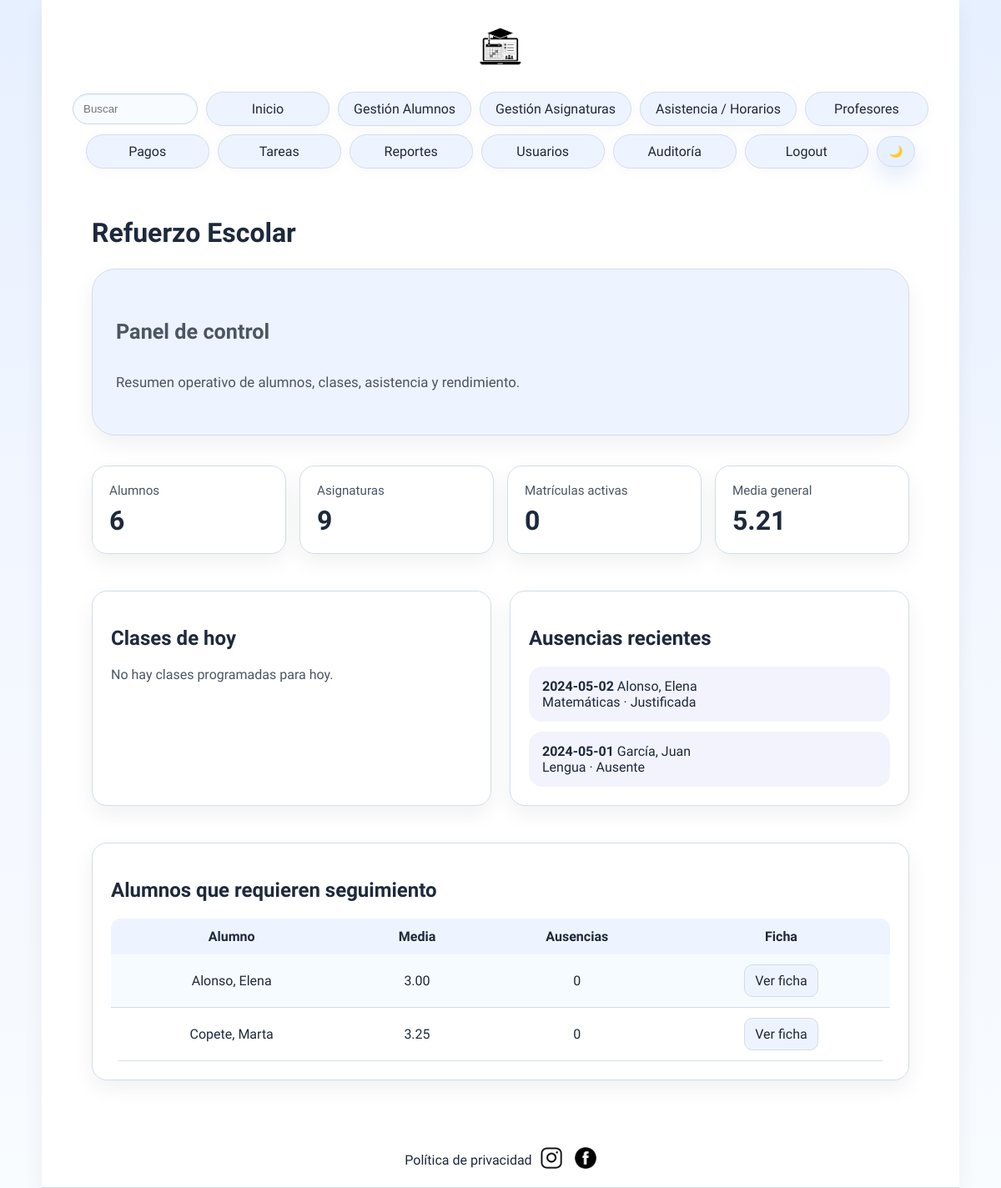
The page /index.php (signed in) on the database its author committed.
### tables this page shows
CREATE TABLE IF NOT EXISTS Asistencia (
    id INT(5) UNSIGNED PRIMARY KEY AUTO_INCREMENT,
    idAlumno INT(5) UNSIGNED NOT NULL,
    idAsignatura INT(5) UNSIGNED NOT NULL,
    fecha DATE NOT NULL,
    estado ENUM('Presente','Ausente','Justificada') NOT NULL DEFAULT 'Presente',
    FOREIGN KEY (idAlumno) REFERENCES Alumno(id) ON DELETE CASCADE,
    FOREIGN KEY (idAsignatura) REFERENCES Asignatura(id) ON DELETE CASCADE
);

CREATE TABLE `Alumno` (
  `id` int(5) UNSIGNED NOT NULL,
  `nombre` varchar(255) NOT NULL,
  `apellidos` varchar(255) NOT NULL,
  `edad` int(3) UNSIGNED NOT NULL
);

CREATE TABLE `Asignatura` (
  `id` int(5) UNSIGNED NOT NULL,
  `nombre` varchar(255) NOT NULL,
  `curso` varchar(255) NOT NULL
);

### models/mysqlConnect.php (called while the page is built, shortened)
<?php
    class mysqlConn{
        private $msqli;
        public function __construct(){
            $this->server = getenv('DB_HOST') !== false ? getenv('DB_HOST') : 'localhost';
            $this->user = getenv('DB_USER') !== false ? getenv('DB_USER') : 'root';
            $this->password = getenv('DB_PASSWORD') !== false ? getenv('DB_PASSWORD') : '';
            $this->database = getenv('DB_NAME') !== false ? getenv('DB_NAME') : 'almamater';
            $this->msqli = new mysqli($this->server, $this->user, $this->password, $this->database);
            $this->msqli->set_charset("utf8");
    }
    public function realizarConsultaSQL($consulta){
        $result = $this->msqli->query($consulta);
        return $result;
    }
    public function preparar($sql){
        try {
            return $this->msqli->prepare($sql);
        } catch (mysqli_sql_exception $e) {
            error_log("Error SQL al preparar sentencia: " . $e->getMessage());
            return false;
        }
    }
}
?>

### controllers/DashboardController.php (called while the page is built, shortened)
<?php
require_once(__DIR__ . "/../models/mysqlConnect.php");
class DashboardController {
    private $conexion;
    public function __construct() {
        $this->conexion = new mysqlConn();
    }
    public function getResumen() {
        return [
            'alumnos' => $this->contar("Alumno"),
            'asignaturas' => $this->contar("Asignatura"),
            'matriculas' => $this->contar("Matricula"),
            'ausenciasHoy' => $this->contarAusenciasHoy(),
            'mediaGeneral' => $this->mediaGeneral(),
        ];
    }
    private function contar($tabla) {
        $result = $this->conexion->realizarConsultaSQL("SELECT COUNT(*) AS total FROM $tabla");
        $row = $result->fetch_assoc();
        return intval($row['total']);
    }
    private function contarAusenciasHoy() {
        $stmt = $this->conexion->preparar("SELECT COUNT(*) AS total FROM Asistencia WHERE fecha = CURDATE() AND estado IN ('Ausente','Justificada')");
        $stmt->execute();
        $row = $stmt->get_result()->fetch_assoc();
        return intval($row['total']);
    }
    private function mediaGeneral() {
        $result = $this->conexion->realizarConsultaSQL("SELECT AVG(nota) AS media FROM Examen");
        $row = $result->fetch_assoc();
        return $row['media'] !== null ? floatval($row['media']) : null;
    }
    public function getClasesHoy() {
        $dia = $this->diaSemanaActual();
        $stmt = $this->conexion->preparar(
            "SELECT h.horaInicio, h.horaFin, h.aula, h.profesor, a.nombre AS asignatura, a.curso " .
            "FROM Horario h JOIN Asignatura a ON a.id = h.idAsignatura " .
            "WHERE h.diaSemana = ? ORDER BY h.horaInicio"
        );
        $stmt->bind_param("s", $dia);
        $stmt->execute();
        $result = $stmt->get_result();
        return $result;
    }
    public function getAusenciasRecientes($limit = 6) {
        $stmt = $this->conexion->preparar(
            "SELECT asi.fecha, asi.estado, al.nombre, al.apellidos, asig.nombre AS asignatura " .
            "FROM Asistencia asi " .
            "JOIN Alumno al ON al.id = asi.idAlumno " .
            "JOIN Asignatura asig ON asig.id = asi.idAsignatura " .
            "WHERE asi.estado IN ('Ausente','Justificada') " .
            "ORDER BY asi.fecha DESC, asi.id DESC LIMIT ?"
        );
        $stmt->bind_param("i", $limit);
        $stmt->execute();
        $result = $stmt->get_result();
        return $result;
    }
    public function getAlumnosEnRiesgo($limit = 6) {
        $stmt = $this->conexion->preparar(
            "SELECT al.id, al.nombre, al.apellidos, ex.media, COALESCE(asi.ausencias, 0) AS ausencias " .
            "FROM Alumno al " .
            "LEFT JOIN (SELECT idAlumno, AVG(nota) AS media FROM Examen GROUP BY idAlumno) ex ON ex.idAlumno = al.id " .
            "LEFT JOIN (SELECT idAlumno, COUNT(*) AS ausencias FROM Asistencia WHERE estado = 'Ausente' GROUP BY idAlumno) asi ON asi.idAlumno = al.id " .
            "WHERE ex.media < 5 OR COALESCE(asi.ausencias, 0) >= 3 " .
            "ORDER BY COALESCE(media, 10) ASC, ausencias DESC LIMIT ?"
        );
        $stmt->bind_param("i", $limit);
        $stmt->execute();
        $result = $stmt->get_result();
        return $result;
    }
    private function diaSemanaActual() {
        $dias = [
            'Monday' => 'Lunes',
            'Tuesday' => 'Martes',
            'Wednesday' => 'Miércoles',
            'Thursday' => 'Jueves',
            'Friday' => 'Viernes',
            'Saturday' => 'Sábado',
            'Sunday' => 'Domingo',
        ];
        return $dias[date('l')] ?? 'Lunes';
    }
}
?>

### index.php (the view, shortened to what this page needs)
<?php
require_once("views/cabecera.php");
require_once("controllers/DashboardController.php");
$dashboard = new DashboardController();
$resumen = $dashboard->getResumen();
$clasesHoy = $dashboard->getClasesHoy();
$ausencias = $dashboard->getAusenciasRecientes();
$riesgo = $dashboard->getAlumnosEnRiesgo();
?>
<div id="contenido">
    <h1>Refuerzo Escolar</h1>
    <div id="contenidoIndex">
        <h2>Panel de control</h2>
        <p>Resumen operativo de alumnos, clases, asistencia y rendimiento.</p>
    </div>
    <div class="dashboard-grid">
        <div class="metric-card">
            <span>Alumnos</span>
            <strong><?php echo $resumen['alumnos']; ?></strong>
        </div>
        <div class="metric-card">
            <span>Asignaturas</span>
            <strong><?php echo $resumen['asignaturas']; ?></strong>
        </div>
        <div class="metric-card">
            <span>Matrículas activas</span>
            <strong><?php echo $resumen['matriculas']; ?></strong>
        </div>
        <div class="metric-card">
            <span>Media general</span>
            <strong><?php echo $resumen['mediaGeneral'] !== null ? number_format($resumen['mediaGeneral'], 2) : '-'; ?></strong>
        </div>
    </div>
    <div class="panel-grid">
        <section class="panel">
            <h2>Clases de hoy</h2>
            <?php if ($clasesHoy && $clasesHoy->num_rows > 0): ?>
                <ul class="listaResumen">
                    <?php while ($clase = $clasesHoy->fetch_assoc()): ?>
                        <li>
                            <strong><?php echo htmlspecialchars(substr($clase['horaInicio'], 0, 5) . ' - ' . substr($clase['horaFin'], 0, 5)); ?></strong>
                            <?php echo htmlspecialchars($clase['asignatura'] . ' (' . $clase['curso'] . ')'); ?><br>
                            <?php echo htmlspecialchars($clase['aula']); ?><?php echo $clase['profesor'] ? ' · ' . htmlspecialchars($clase['profesor']) : ''; ?>
                        </li>
                    <?php endwhile; ?>
                </ul>
            <?php else: ?>
                <p class="sinClases">No hay clases programadas para hoy.</p>
            <?php endif; ?>
        </section>
        <section class="panel">
            <h2>Ausencias recientes</h2>
            <?php if ($ausencias && $ausencias->num_rows > 0): ?>
                <ul class="listaResumen">
                    <?php while ($row = $ausencias->fetch_assoc()): ?>
                        <li>
                            <strong><?php echo htmlspecialchars($row['fecha']); ?></strong>
                            <?php echo htmlspecialchars($row['apellidos'] . ', ' . $row['nombre']); ?><br>
                            <?php echo htmlspecialchars($row['asignatura'] . ' · ' . $row['estado']); ?>
                        </li>
                    <?php endwhile; ?>
                </ul>
            <?php else: ?>
                <p class="sinClases">Sin ausencias recientes.</p>
            <?php endif; ?>
        </section>
    </div>
    <section class="panel">
        <h2>Alumnos que requieren seguimiento</h2>
        <?php if ($riesgo && $riesgo->num_rows > 0): ?>
            <table>
                <tr>
                    <td id="filaAlumnos">Alumno</td>
                    <td id="filaAlumnos">Media</td>
                    <td id="filaAlumnos">Ausencias</td>
                    <td id="filaAlumnos">Ficha</td>
                </tr>
                <?php while ($row = $riesgo->fetch_assoc()): ?>
                    <tr>
                        <td><?php echo htmlspecialchars($row['apellidos'] . ', ' . $row['nombre']); ?></td>
                        <td><?php echo $row['media'] !== null ? number_format($row['media'], 2) : '-'; ?></td>
                        <td><?php echo intval($row['ausencias']); ?></td>
                        <td><a class="btn-link" href="/fichaAlumno.php?id=<?php echo intval($row['id']); ?>">Ver ficha</a></td>
                    </tr>
                <?php endwhile; ?>
            </table>
        <?php else: ?>
            <p class="sinClases">No hay alertas de rendimiento o asistencia.</p>
        <?php endif; ?>
    </section>
</div>
<?php require_once("views/pieDePagina.php"); ?>
</body>
</html>

### academia.css (style rules this page uses)
:root { --page-bg: linear-gradient(180deg, #e7f0ff 0%, #f3f7ff 50%, #f8fcff 100%); --text-color: #1e293b; --muted-color: #4b5563; --card-bg: #ffffff; --card-text: #0f172a; --border-color: #d2dde8; --input-bg: #f8fbff; --input-border: #cbd7e8; --input-text: #1e293b; --link-color: #1e293b; --link-hover: #3f6de1; --primary-color: #5b86e5; --primary-contrast: #ffffff; --success-color: #22c55e; --danger-color: #ef4444; --hover-bg: #e7f0ff; --table-row-bg: #f6fbff; --table-header-bg: #eef4ff; --shadow: 0 18px 40px rgba(15, 23, 42, 0.08); --shadow-soft: 0 10px 26px rgba(15, 23, 42, 0.06); --hero-bg: #eef4ff; }
body { min-height: 100vh; margin: 0; font-family: 'Actor', Arial, sans-serif; color: var(--text-color); background: var(--page-bg); transition: background 0.3s ease, color 0.3s ease; }
#cabecera, #contenido, #piePagina { max-width: 1100px; margin: 0 auto; padding: 0 20px; }
#contenido { clear: both; margin: 20px auto 40px; color: var(--text-color); width: 100%; max-width: 980px; }
a { text-decoration: none; color: var(--link-color); }
table { width: 100%; margin-top: 16px; background: var(--card-bg); border-radius: 12px; border-collapse: collapse; overflow: hidden; box-shadow: 0 6px 18px var(--shadow); }
td { text-align: center; padding: 12px 10px; border-bottom: 1px solid var(--border-color); color: var(--text-color); }
tr:nth-child(even) td { background: var(--table-row-bg); }
#filaAlumnos { font-weight: 600; background: var(--table-header-bg); color: var(--text-color); border-bottom: none; }
h1 { margin: 10px 0 6px 0; font-size: clamp(2rem, 2.4vw, 3rem); }
#contenidoIndex { background: var(--hero-bg); padding: 30px 28px; border-radius: 28px; box-shadow: var(--shadow-soft); margin: 24px 0 36px; color: var(--muted-color); line-height: 1.9; font-size: 1.05rem; border: 1px solid var(--border-color); }
.listaResumen { list-style: none; padding: 0; margin: 0; display: grid; gap: 12px; }
.listaResumen li { padding: 14px 16px; border-radius: 16px; background: rgba(99, 102, 241, 0.08); color: var(--text-color); }
.dashboard-grid { display: grid; grid-template-columns: repeat(auto-fit, minmax(180px, 1fr)); gap: 16px; margin: 22px 0; }
.metric-card, .panel { background: var(--card-bg); border: 1px solid var(--border-color); border-radius: 18px; box-shadow: var(--shadow-soft); }
.metric-card { padding: 20px; }
.metric-card span { display: block; color: var(--muted-color); font-size: 0.95rem; margin-bottom: 8px; }
.metric-card strong { display: block; color: var(--text-color); font-size: 2rem; }
.panel { padding: 22px; margin: 22px 0; }
.panel-grid { display: grid; grid-template-columns: repeat(auto-fit, minmax(300px, 1fr)); gap: 22px; }
.btn-link { display: inline-flex; align-items: center; justify-content: center; padding: 9px 12px; border-radius: 10px; background: var(--hero-bg); border: 1px solid var(--border-color); color: var(--link-color); }
.sinClases { color: var(--muted-color); margin: 0; }

### rows shown on the page
asistencia: fecha "2024-05-02", idAlumno.nombre "Alonso, Elena", idAsignatura+estado "Matemáticas · Justificada"
asistencia: fecha "2024-05-01", idAlumno.nombre "García, Juan", idAsignatura+estado "Lengua · Ausente"
alumno: apellidos+nombre "Alonso, Elena", media "3.00", ausencias "0"
alumno: apellidos+nombre "Copete, Marta", media "3.25", ausencias "0"

### other values the page prints
$resumen['alumnos'] "6"
$resumen['asignaturas'] "9"
$resumen['matriculas'] "0"
$resumen['mediaGeneral'] "5.21"
